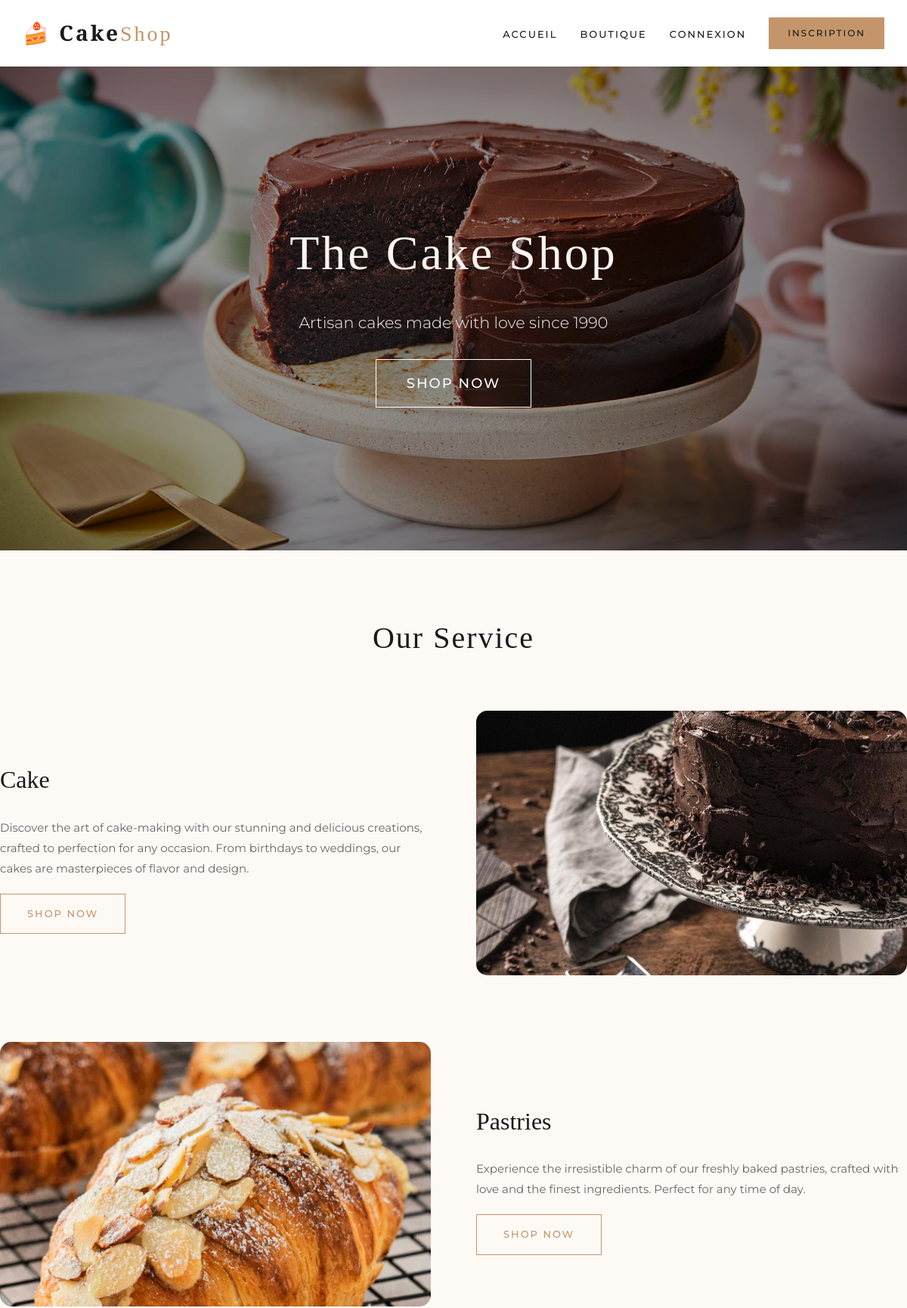
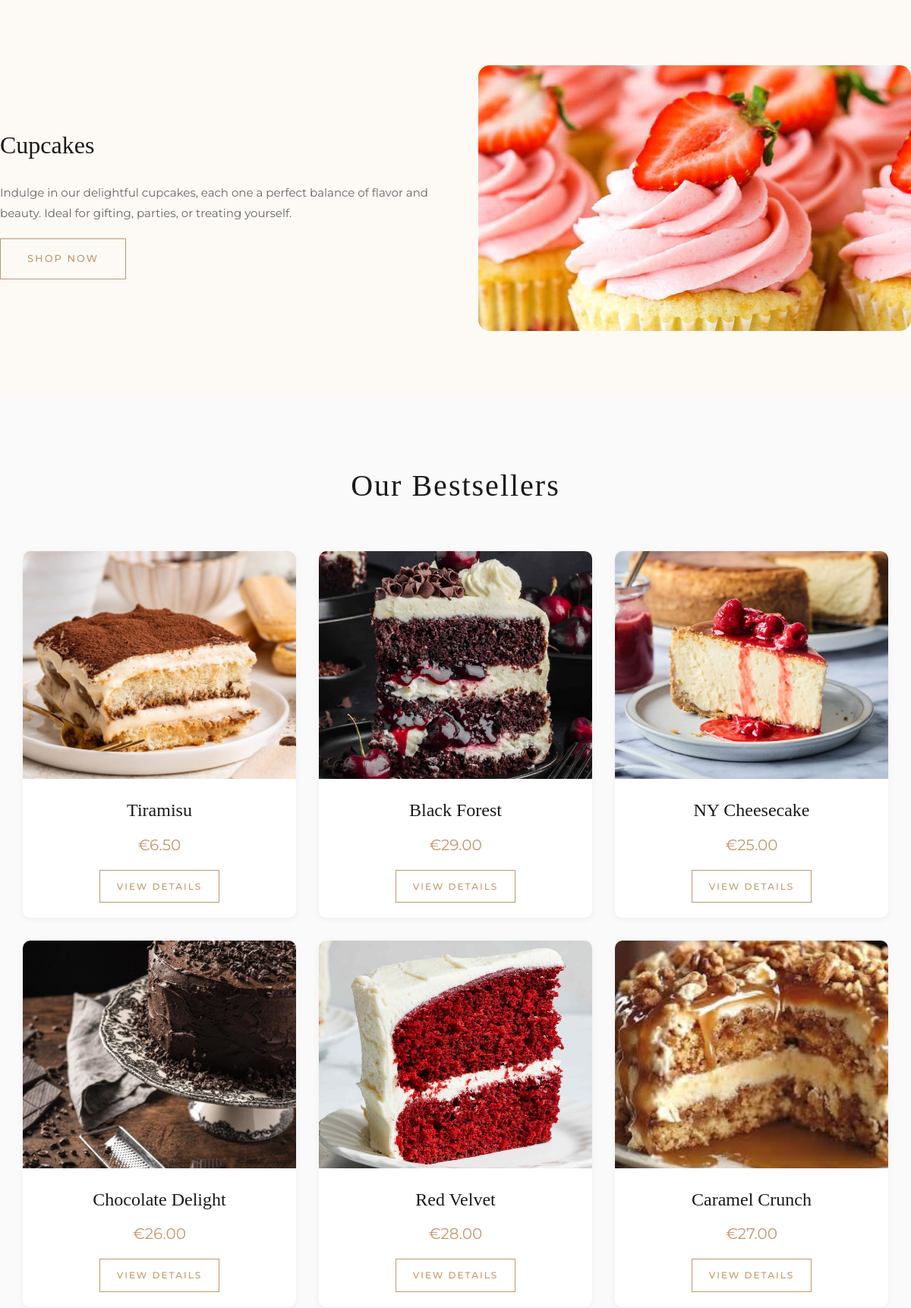
The page / (upper part) on the database its author committed (2 pictures, top to bottom).
### tables this page shows
CREATE TABLE `products` (
  `id` int(10) UNSIGNED NOT NULL,
  `name` varchar(150) NOT NULL,
  `description` text DEFAULT NULL,
  `price` decimal(10,2) NOT NULL,
  `image` varchar(255) DEFAULT NULL,
  `category_id` int(10) UNSIGNED DEFAULT NULL,
  `stock` int(11) NOT NULL DEFAULT 0,
  `is_available` tinyint(1) NOT NULL DEFAULT 1,
  `ingredients` text DEFAULT NULL,
  `sizes` text DEFAULT NULL,
  `created_at` timestamp NOT NULL DEFAULT current_timestamp()
);

### classes/Product.php (called while the page is built, shortened)
<?php
require_once __DIR__ . '/Database.php';
class Product {
    private $conn;
    private $table = 'products';
    public function __construct() {
        $database = new Database();
        $this->conn = $database->getConnection();
    }
    public function getAll() {
        $query = "SELECT p.*, c.name as category_name
                  FROM " . $this->table . " p
                  LEFT JOIN categories c ON p.category_id = c.id
                  WHERE p.is_available = 1
                  ORDER BY p.created_at DESC";
        $stmt = $this->conn->prepare($query);
        $stmt->execute();
        return $stmt->fetchAll();
    }
}
?>

### classes/Database.php (called while the page is built, shortened)
<?php
class Database {
    private $host = 'localhost';
    private $db_name = 'cakeshop';
    private $username = 'root';
    private $password = '';
    public function getConnection() {
        $this->conn = null;
        try {
            $this->conn = new PDO(
                "mysql:host=" . $this->host . ";dbname=" . $this->db_name . ";charset=utf8mb4",
                $this->username,
                $this->password,
                [
                    PDO::ATTR_ERRMODE => PDO::ERRMODE_EXCEPTION,
                    PDO::ATTR_DEFAULT_FETCH_MODE => PDO::FETCH_ASSOC,
                    PDO::ATTR_EMULATE_PREPARES => false
                ]
            );
        } catch (PDOException $e) {
            echo "Connection error: " . $e->getMessage();
        }
        return $this->conn;
    }
}
?>

### index.php (the view, shortened to what this page needs)
<?php
require_once 'classes/Product.php';
require_once 'includes/header.php';
require_once 'includes/navbar.php';
$product = new Product();
$products = $product->getAll();
$latestProducts = array_slice($products, 0, 6);
?>
<section style="background: url('/cakeshop/assets/images/uploads/wedding_cake_hero.jpg'); background-size: cover; background-position: center; height: 80vh; display: flex; align-items: center; justify-content: center; position: relative;">
    <div style="background: rgba(0,0,0,0.4); position: absolute; top:0; left:0; right:0; bottom:0;"></div>
    <div style="position: relative; z-index: 1; text-align: center; color: white; padding: 40px;">
        <h1 style="font-size: 4rem; font-weight: 300; letter-spacing: 3px; margin-bottom: 15px;color: #fdf5ef !important;">The Cake Shop</h1>
        <p style="font-size: 1.3rem; font-weight: 300; margin-bottom: 30px; color: #fdf5ef !important;">Artisan cakes made with love since 1990</p>
        <a href="/cakeshop/pages/shop.php" class="btn btn-outline white" style="font-size: 18px; padding: 15px 40px;">Shop Now</a>
    </div>
</section>
<div class="container" style="padding: 80px 0;">
    <h2 style="text-align:center; font-size:2.5rem; font-weight:300; margin-bottom:60px; letter-spacing:2px;">Our Service</h2>
    <div style="display:flex; gap:60px; align-items:center; margin-bottom:80px; flex-wrap:wrap;">
        <div style="flex:1; min-width:300px;">
            <h3 style="font-size:2rem; font-weight:300; margin-bottom:20px;">Cake</h3>
            <p style="color:#666; line-height:1.8; margin-bottom:20px;">
                Discover the art of cake-making with our stunning and delicious creations, crafted to perfection for any occasion. From birthdays to weddings, our cakes are masterpieces of flavor and design.
            </p>
            <a href="/cakeshop/pages/shop.php?category=1" class="btn btn-outline" style="color:var(--primary); border-color:var(--primary);">Shop Now</a>
        </div>
        <div style="flex:1; min-width:300px;">
            <img src="/cakeshop/assets/images/uploads/chocolate_delight.jpg" style="width:100%; border-radius:15px; height:350px; object-fit:cover;">
        </div>
    </div>
    <div style="display:flex; gap:60px; align-items:center; margin-bottom:80px; flex-wrap:wrap; flex-direction:row-reverse;">
        <div style="flex:1; min-width:300px;">
            <h3 style="font-size:2rem; font-weight:300; margin-bottom:20px;">Pastries</h3>
            <p style="color:#666; line-height:1.8; margin-bottom:20px;">
                Experience the irresistible charm of our freshly baked pastries, crafted with love and the finest ingredients. Perfect for any time of day.
            </p>
            <a href="/cakeshop/pages/shop.php?category=4" class="btn btn-outline" style="color:var(--primary); border-color:var(--primary);">Shop Now</a>
        </div>
        <div style="flex:1; min-width:300px;">
            <img src="/cakeshop/assets/images/uploads/al
mond_croissant.jpg" style="width:100%; border-radius:15px; height:350px; object-fit:cover;">
        </div>
    </div>
    <div style="display:flex; gap:60px; align-items:center; flex-wrap:wrap;">
        <div style="flex:1; min-width:300px;">
            <h3 style="font-size:2rem; font-weight:300; margin-bottom:20px;">Cupcakes</h3>
            <p style="color:#666; line-height:1.8; margin-bottom:20px;">
                Indulge in our delightful cupcakes, each one a perfect balance of flavor and beauty. Ideal for gifting, parties, or treating yourself.
            </p>
            <a href="/cakeshop/pages/shop.php?category=3" class="btn btn-outline" style="color:var(--primary); border-color:var(--primary);">Shop Now</a>
        </div>
        <div style="flex:1; min-width:300px;">
            <img src="/cakeshop/assets/images/uploads/strawberry_cupcake.jpg" style="width:100%; border-radius:15px; height:350px; object-fit:cover;">
        </div>
    </div>
</div>
<div style="background:#fafafa; padding:80px 0;">
    <div class="container">
        <h2 style="text-align:center; font-size:2.5rem; font-weight:300; margin-bottom:50px; letter-spacing:2px;">Our Bestsellers</h2>
        <div class="products-grid">
            <?php foreach ($latestProducts as $cake): ?>
            <div class="product-card" style="border-radius:10px; overflow:hidden;">
                <img src="/cakeshop/assets/images/uploads/<?php echo $cake['image'] ?: 'placeholder.jpg'; ?>"
                     alt="<?php echo $cake['name']; ?>"
                     style="width:100%; height:300px; object-fit:cover;"
                     onerror="this.src='/cakeshop/assets/images/placeholder.jpg'">
                <div style="padding:20px; text-align:center;">
                    <h3 style="font-weight:400; margin-bottom:5px;"><?php echo $cake['name']; ?></h3>
                    <p style="color:var(--primary); font-size:20px; margin-bottom:15px;">€<?php echo number_format($cake['price'], 2); ?></p>
                    <a href="/cakeshop/pages/product-detail.php?id=<?php echo $cake['id']; ?>" class="btn btn-outline btn-sm" style="color:var(--primary); border-color:var(--primary);">View Details</a>
                </div>
            </div>
            <?php endforeach; ?>
        </div>
    </div>
</div>
<?php require_once 'includes/footer.php'; ?>

### includes/header.php (shortened to what this page needs)
<!DOCTYPE html>
<html lang="fr">
<head>
    <link rel="stylesheet" href="/cakeshop/assets/css/style.css">
    <link rel="stylesheet" href="https://cdnjs.cloudflare.com/ajax/libs/font-awesome/6.0.0/css/all.min.css">
</head>
<body>

### includes/navbar.php
<nav class="navbar">
    <div class="container">
        <a href="/cakeshop" class="logo">🍰 Cake<span>Shop</span></a>
        <ul class="nav-links">
            <li><a href="/cakeshop">Accueil</a></li>
            <li><a href="/cakeshop/pages/shop.php">Boutique</a></li>
            <?php if (isset($_SESSION['user_id'])): ?>
                <li><a href="/cakeshop/pages/cart.php">
                    <i class="fas fa-shopping-cart"></i> Panier
                    <?php
                    $cart = isset($_SESSION['cart']) ? $_SESSION['cart'] : [];
                    $count = array_sum(array_column($cart, 'quantity'));
                    if ($count > 0): ?>
                        <span class="cart-count"><?php echo $count; ?></span>
                    <?php endif; ?>
                </a></li>
                <li><a href="/cakeshop/pages/profile.php">
                    <i class="fas fa-user"></i> <?php echo $_SESSION['user_name']; ?>
                </a></li>
                <li><a href="/cakeshop/pages/logout.php">Déconnexion</a></li>
            <?php else: ?>
                <li><a href="/cakeshop/pages/login.php">Connexion</a></li>
                <li><a href="/cakeshop/pages/register.php" class="btn btn-primary" style="padding: 10px 25px !important;">Inscription</a></li>
            <?php endif; ?>
        </ul>
    </div>
</nav>

### includes/footer.php (shortened to what this page needs)
</body>
</html>

### assets/css/style.css (style rules this page uses)
* { margin: 0; padding: 0; box-sizing: border-box; }
:root { --primary: #c4956a; --primary-dark: #a0784c; --secondary: #f5ebe0; --light: #fdfaf6; --dark: #1a1a1a; --white: #ffffff; --gray: #f9f7f4; --border: #d5cfc6; --text: #4a4a4a; --text-light: #6b6b6b; --success: #6b8f65; --danger: #b55a5a; }
body { font-family: 'Montserrat', sans-serif; font-weight: 400; font-size: 15px; background: var(--light); color: var(--dark); line-height: 1.8; }
a { text-decoration: none; color: var(--primary); transition: 0.3s; }
.container { max-width: 1200px; margin: 0 auto; padding: 0 30px; }
h1, h2, h3, h4, .logo, .section-title { font-family: 'Playfair Display', serif; font-weight: 500; color: var(--dark); }
h1 { font-size: 2.8rem; }
h2 { font-size: 2.2rem; }
h3 { font-size: 1.5rem; }
p { color: var(--text); font-size: 15px; }
.navbar { background: var(--white); box-shadow: 0 1px 3px rgba(0,0,0,0.06); position: sticky; top: 0; z-index: 1000; }
.navbar .container { display: flex; justify-content: space-between; align-items: center; padding: 18px 30px; }
.navbar .logo { font-size: 28px; font-weight: 600; color: var(--dark); letter-spacing: 3px; }
.navbar .logo span { color: var(--primary); font-weight: 300; }
.nav-links { display: flex; list-style: none; gap: 30px; align-items: center; }
.nav-links a { color: var(--dark); font-weight: 500; font-size: 13px; letter-spacing: 2px; text-transform: uppercase; padding: 8px 0; border-bottom: 1px solid transparent; }
.nav-links .btn { padding: 12px 28px !important; border-radius: 0; font-size: 12px; letter-spacing: 2px; text-transform: uppercase; font-weight: 500; }
.btn { display: inline-block; padding: 14px 35px; border-radius: 0; border: none; cursor: pointer; font-family: 'Montserrat', sans-serif; font-size: 13px; font-weight: 500; letter-spacing: 2px; text-transform: uppercase; transition: all 0.3s; text-align: center; text-decoration: none; }
.btn-primary { background: var(--primary); color: var(--white); }
.btn-outline { background: transparent; color: var(--primary); border: 1px solid var(--primary); }
.btn-outline.white { color: var(--white); border-color: var(--white); }
.btn-sm { padding: 10px 22px; font-size: 12px; }
.products-grid { display: grid; grid-template-columns: repeat(auto-fill, minmax(280px, 1fr)); gap: 30px; margin-bottom: 60px; }
.product-card { background: var(--white); border-radius: 4px; overflow: hidden; box-shadow: 0 2px 10px rgba(0,0,0,0.05); transition: all 0.3s; display: flex; flex-direction: column; }
.product-card img { width: 100%; height: 280px; object-fit: cover; }

### rows shown on the page
products: image (picture), name "Tiramisu", price "6.50"
products: image (picture), name "Black Forest", price "29.00"
products: image (picture), name "NY Cheesecake", price "25.00"
products: image (picture), name "Chocolate Delight", price "26.00"
products: image (picture), name "Red Velvet", price "28.00"
products: image (picture), name "Caramel Crunch", price "27.00"
